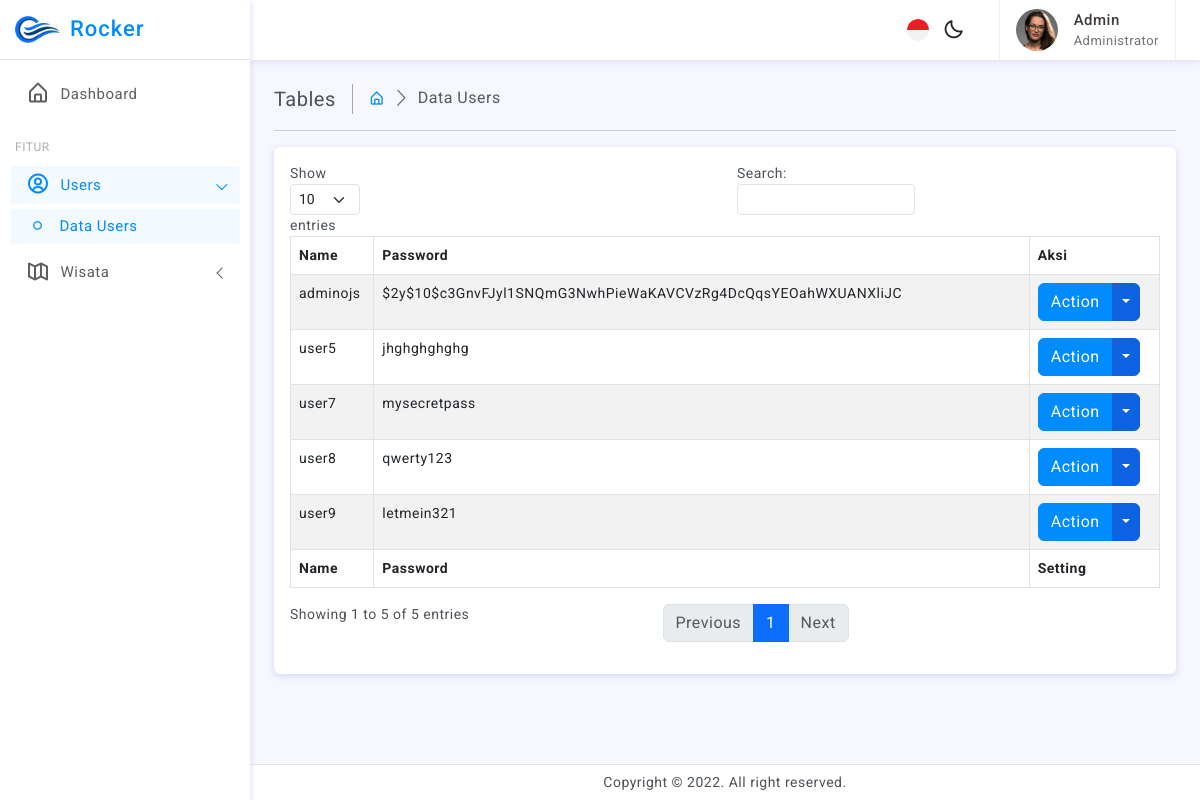
Screenshot of /admin/users.php (signed in) with the database file from the repository.
### tables this page shows
CREATE TABLE `users` (
  `id` int NOT NULL,
  `username` varchar(50) NOT NULL,
  `password` varchar(255) NOT NULL
);

### admin/users.php (the view, shortened to what this page needs)
<?php
    include 'db.php';
    $sql = "SELECT * FROM users";
    $result = $conn->query($sql);
?>
<!doctype html>
<html lang="en">
<head>
	<?php include 'includes/style.php'; ?>
</head>
<body>
	<div class="wrapper">
		<?php include 'includes/sidebar.php'; ?>
		<?php include 'includes/header.php'; ?>
		<div class="page-wrapper">
			<div class="page-content">
				<div class="page-breadcrumb d-none d-sm-flex align-items-center mb-3">
					<div class="breadcrumb-title pe-3">Tables</div>
					<div class="ps-3">
						<nav aria-label="breadcrumb">
							<ol class="breadcrumb mb-0 p-0">
								<li class="breadcrumb-item"><a href="javascript:;"><i class="bx bx-home-alt"></i></a>
								</li>
								<li class="breadcrumb-item active" aria-current="page">Data Users</li>
							</ol>
						</nav>
					</div>
				</div>
				<hr/>
				<div class="card">
					<div class="card-body">
						<div class="table-responsive">
							<table id="example" class="table table-striped table-bordered" style="width:100%">
								<thead>
									<tr>
										<th>Name</th>
										<th>Password</th>
										<th>Aksi</th>
									</tr>
								</thead>
								<tbody>
									<?php while ($row = $result->fetch_assoc()): ?>
										<tr>
											<td><?php echo $row['username']; ?></td>
											<td><?php echo $row['password']; ?></td>
											<td>
												<div class="btn-group">
													<button type="button" class="btn btn-primary">Action</button>
													<button type="button" class="btn btn-primary split-bg-primary dropdown-toggle dropdown-toggle-split" data-bs-toggle="dropdown">	<span class="visually-hidden">Toggle Dropdown</span>
													</button>
												</div>
											</td>
										</tr>
									<?php endwhile; ?>
								</tbody>
								<tfoot>
									<tr>
										<th>Name</th>
										<th>Password</th>
										<th>Setting</th>
									</tr>
								</tfoot>
							</table>
						</div>
					</div>
				</div>
			</div>
		</div>
		<?php include 'includes/footer.php'; ?>
	</div>
</body>
</html>

### admin/assets/css/app.css (style rules this page uses)
body { font-size: 14px; color: #4c5258; letter-spacing: .5px; background: #f7f7ff; overflow-x: hidden; font-family: Roboto, sans-serif }
a { text-decoration: none }
.wrapper { width: 100%; position: relative }
.page-wrapper { height: 100%; margin-top: 60px; margin-bottom: 30px; margin-left: 250px }
.page-content { padding: 1.5rem 1.5rem 0.7rem 1.5rem }
.breadcrumb-title { font-size: 20px; border-right: 1.5px solid #aaa4a4 }
.page-breadcrumb .breadcrumb li.breadcrumb-item { font-size: 16px }
.page-breadcrumb .breadcrumb-item+.breadcrumb-item::before { display: inline-block; padding-right: .5rem; color: #6c757d; font-family: LineIcons; content: "\ea5c" }
.split-bg-primary { background-color: #0c62e0; border-color: #0c62e0 }

### rows the page displays
users: username "user5", password "jhghghghghg"
users: username "user7", password "mysecretpass"
users: username "user8", password "qwerty123"
users: username "user9", password "letmein321"
users: username "adminojs", password "$2y$10$c3GnvFJyl1SNQmG3NwhPieWaKAVCVzRg4DcQqsYEOahWXUANXliJC"
